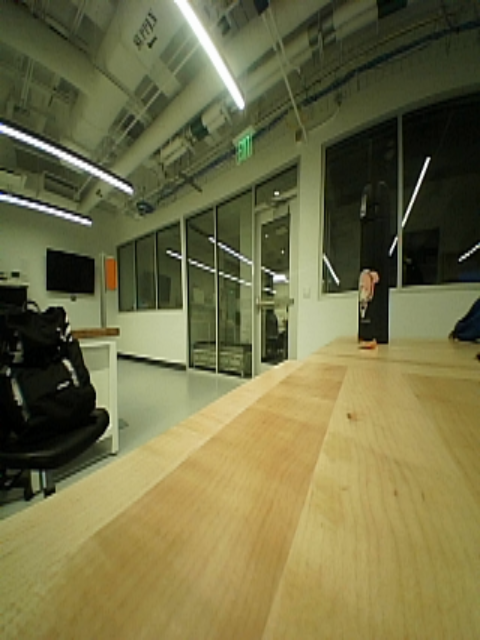
#> input picture software/test-capture0.png, 480 x 640 px
$ python -i CameraSystemClass.py   (imports and definitions only)
#> lines starting #> are read from the running program, lines starting #| are printed output that depends on the picture; after the words box and inside, x2 and y2 are one past the last pixel; in counts of white or black regions, pixels touching at a corner belong together
#> further down, picture is the input picture: shape (640, 480, 3); mean B, G, R 70, 111, 114.5
import cv2 as cv
import numpy as np
import matplotlib.pyplot as plt
import time

class CameraSystem:
    cameras = []
    cameraIndexList = None
    homographyMatrix = None
    overlapAmount = 56
    homographyMatrix = []
    warpAmount = 200
    blend = False

    def __init__(self, cameraIndexList=[], compressCameraFeed=True, useLinuxCam=True):
        # cameraIndexList is either a range or a list of the camera indices

        self.cameraIndexList = list(cameraIndexList)

        for i in cameraIndexList:
            if useLinuxCam:
                camera = cv.VideoCapture(f"/dev/camera{i}")
            else:
                camera = cv.VideoCapture(i)

            if not camera.isOpened():
                print(f"Cannot open camera {i}")
                raise Exception(f"Unable to open camera {i}")

            if compressCameraFeed:
                camera.set(cv.CAP_PROP_FPS, 15)
                camera.set(cv.CAP_PROP_FRAME_WIDTH, 320)#320
                camera.set(cv.CAP_PROP_FRAME_HEIGHT, 240)#240
                camera.set(cv.CAP_PROP_FOURCC, cv.VideoWriter_fourcc('M', 'J', 'P', 'G')) # what does this do?

            self.cameras.append(camera)

    def __del__(self):
        for camera in self.cameras:
            camera.release()

# Captures images

    # [52 lines left out: functions captureCameraImages, saveHomographyToFile, openHomographyFile, writeFramesToFile, not called in this run]

    def readFramesFromFiles(self, fileNames, basePath=""):
        return [cv.imread(basePath + name) for name in fileNames]

# DISPLAY (for debugging) functions

    def displayFrameMatplotlib(self, frame):
        plt.imshow(frame)
        plt.show()

    # [21 lines left out: function drawMatches, not called in this run]

# PREPROCESSING functions

    def cropToBlob(self, img, showImg=False):
#> called with showImg = False
        src_gray = cv.cvtColor(img, cv.COLOR_BGR2GRAY)
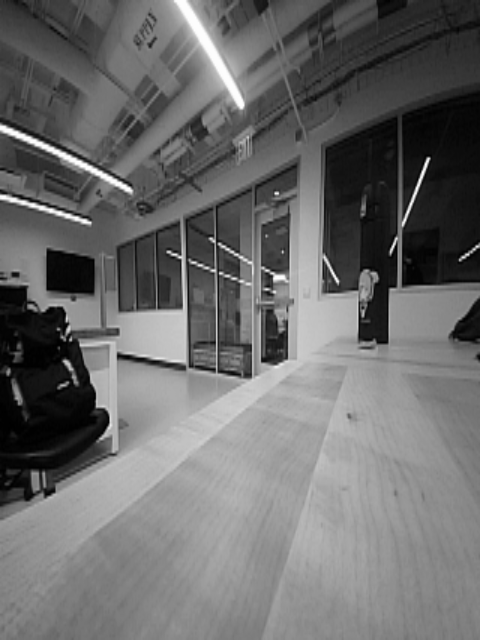
#> src_gray: shape (640, 480); min 0, max 253, mean 107.3
        ret, imgMask = cv.threshold(src_gray, 0, 255, cv.THRESH_BINARY)
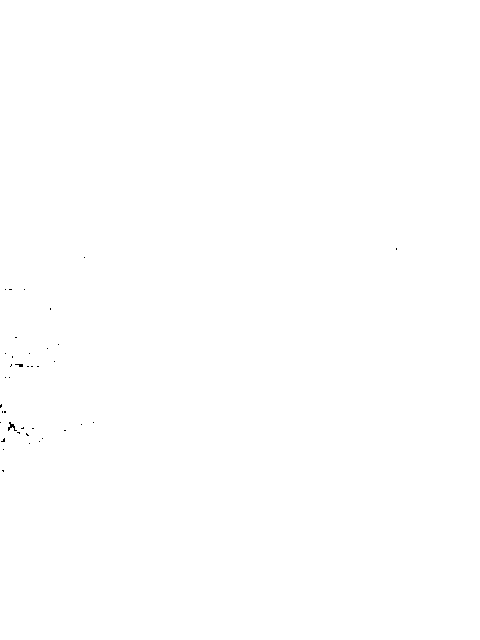
#> imgMask: shape (640, 480); 100% white; black in thin lines or dots, all inside (x1, y1, x2, y2) = (0, 248, 397, 472)

        x,y,w,h = cv.boundingRect(imgMask)
#> x = 0; y = 0; w = 480; h = 640
        x2, y2 = x+w, y+h
#> x2 = 480; y2 = 640

        if showImg:
            rectImg = cv.rectangle(img.copy(), (x,y),(x2,y2), (255,0,0),4)
            cv.imshow('BoundingRect', rectImg)

        return img[y:y2, x:x2]

    # [607 lines left out: functions borderImg, _cylindricalWarpCalc, _cylindricalWarp, cylWarpFrames, getCylCoords, applyCylWarp and 24 more, not called in this run]

>>> import cv2
>>> picture = cv2.imread('test-capture0.png')
>>> result = CameraSystem().cropToBlob(picture)

$ run again, on software/Pano.png
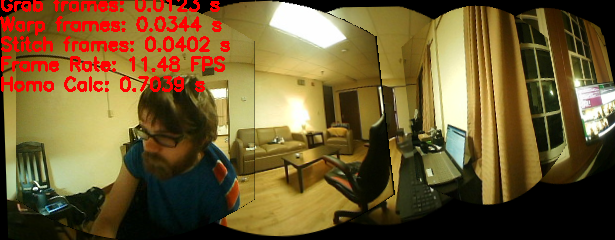
#> input picture software/Pano.png, 615 x 240 px
#> picture is the input picture: shape (240, 615, 3); mean B, G, R 47.3, 90.4, 112.4
#> in cropToBlob, `src_gray = cv.cvtColor(img, cv.COLOR_BGR2GRAY)`:
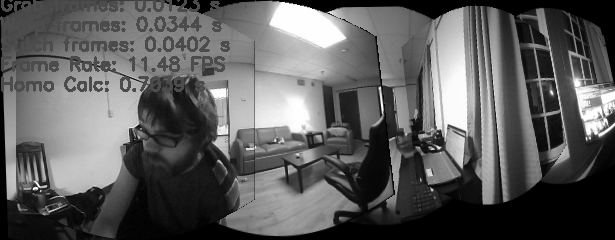
#> src_gray: shape (240, 615); min 0, max 255, mean 92.1
#> in cropToBlob, `ret, imgMask = cv.threshold(src_gray, 0, 255, cv.THRESH_BINARY)`:
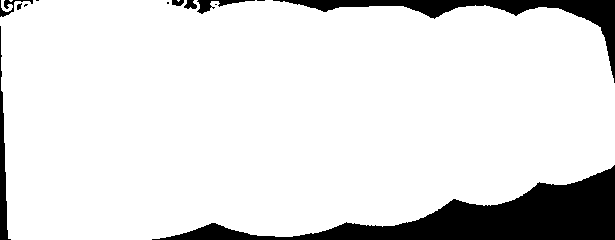
#> imgMask: shape (240, 615); 88.5% white; 13 black regions (5 under 20 px), largest, box (x1, y1, x2, y2) and area: (152, 165, 615, 240) 11698, (273, 0, 615, 83) 3849, (0, 26, 11, 240) 863
#> x = 0; w = 615; h = 240
#> x2 = 615; y2 = 240

$ run again, on software/capture0.png
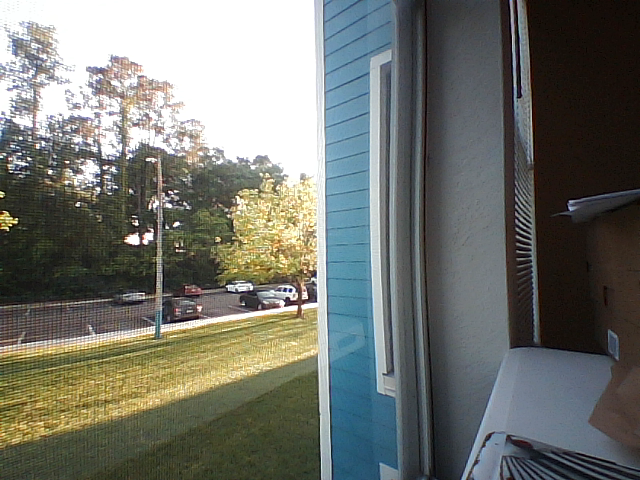
#> input picture software/capture0.png, 640 x 480 px
#> picture is the input picture: shape (480, 640, 3); mean B, G, R 109.1, 115.4, 113.1
#> in cropToBlob, `src_gray = cv.cvtColor(img, cv.COLOR_BGR2GRAY)`:
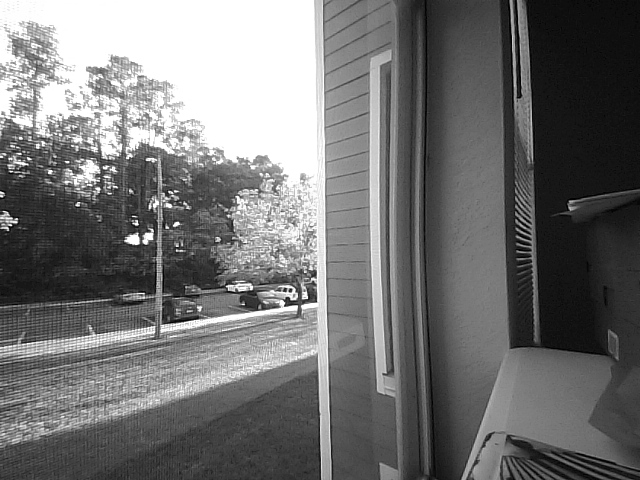
#> src_gray: shape (480, 640); min 0, max 255, mean 114
#> imgMask: shape (480, 640); 100% white; black in thin lines or dots, all inside (x1, y1, x2, y2) = (163, 18, 592, 403)
#> x = 0; w = 640; h = 480
#> x2 = 640; y2 = 480

$ run again, on software/capture1.png
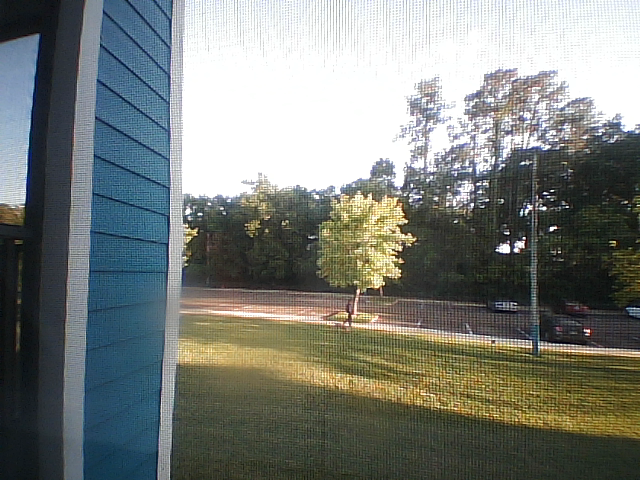
#> input picture software/capture1.png, 640 x 480 px
#> picture is the input picture: shape (480, 640, 3); mean B, G, R 120.4, 125.3, 121
#> in cropToBlob, `src_gray = cv.cvtColor(img, cv.COLOR_BGR2GRAY)`:
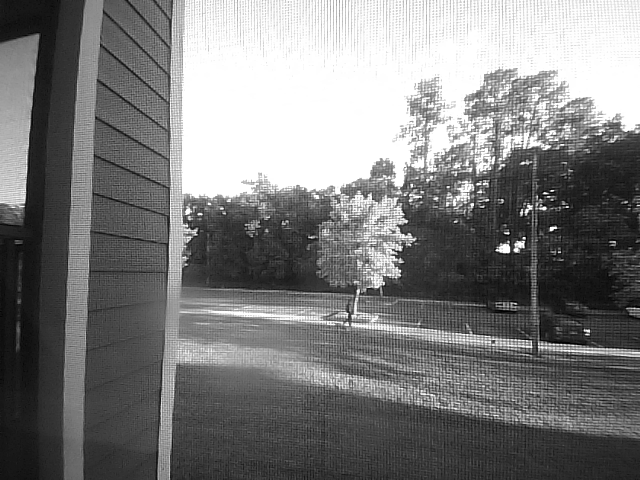
#> src_gray: shape (480, 640); min 0, max 255, mean 123.4
#> imgMask: shape (480, 640); 100% white; black in thin lines or dots, all inside (x1, y1, x2, y2) = (540, 204, 625, 338)
#> x = 0; w = 640; h = 480
#> x2 = 640; y2 = 480
